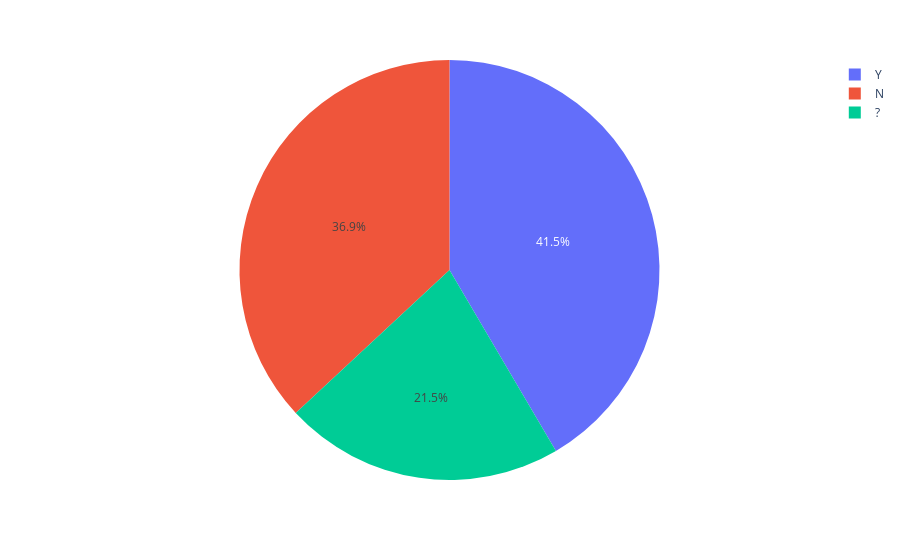

Here is the notebook cell this chart was saved with:
### Markdown cell above
## Challenge 2

Use `plotly` express to plot the same pie chart of 'Studied In Groups`

HINT: You can use the dataframe from the previous cell. `help(px.pie)` for assistance

### Code cell
sig_df_2 = sig_df.reset_index()
fig = px.pie(sig_df_2, values='count', names='Studied_In_Groups')
fig.show()

### Figure 1 — Plotly figure (JSON) as saved in the notebook; plotly's stock layout.template omitted (floating-point values rounded to 4 significant figures)
{"data": [{"domain": {"x": [0, 1], "y": [0, 1]}, "hovertemplate": "Studied_In_Groups=%{label}<br>count=%{value}<extra></extra>", "labels": ["Y", "N", "?"], "legendgroup": "", "name": "", "showlegend": true, "type": "pie", "values": [27, 24, 14]}], "layout": {"autosize": true, "legend": {"tracegroupgap": 0}, "margin": {"t": 60}}}
